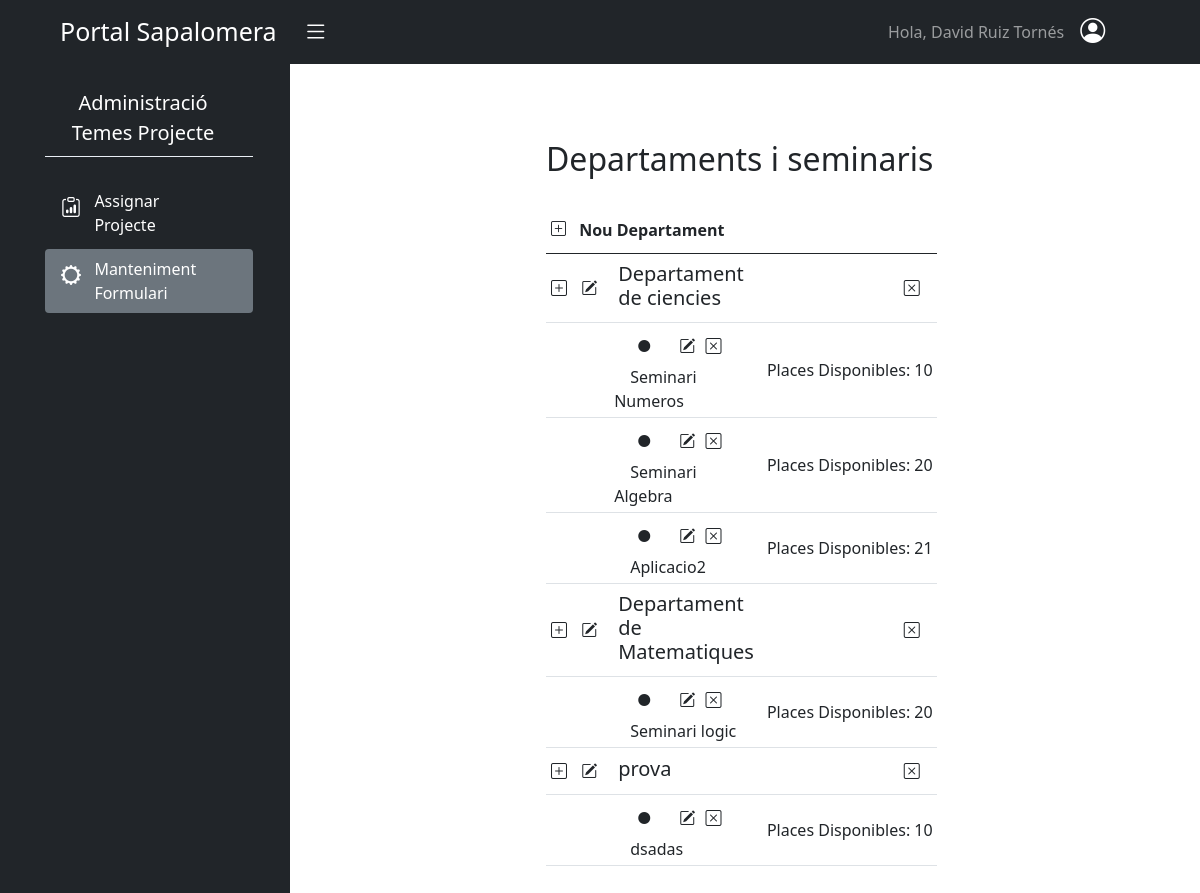
Page /batxilleratProjecte/mantenimentFormulari/ (signed in) on the earlier database version.
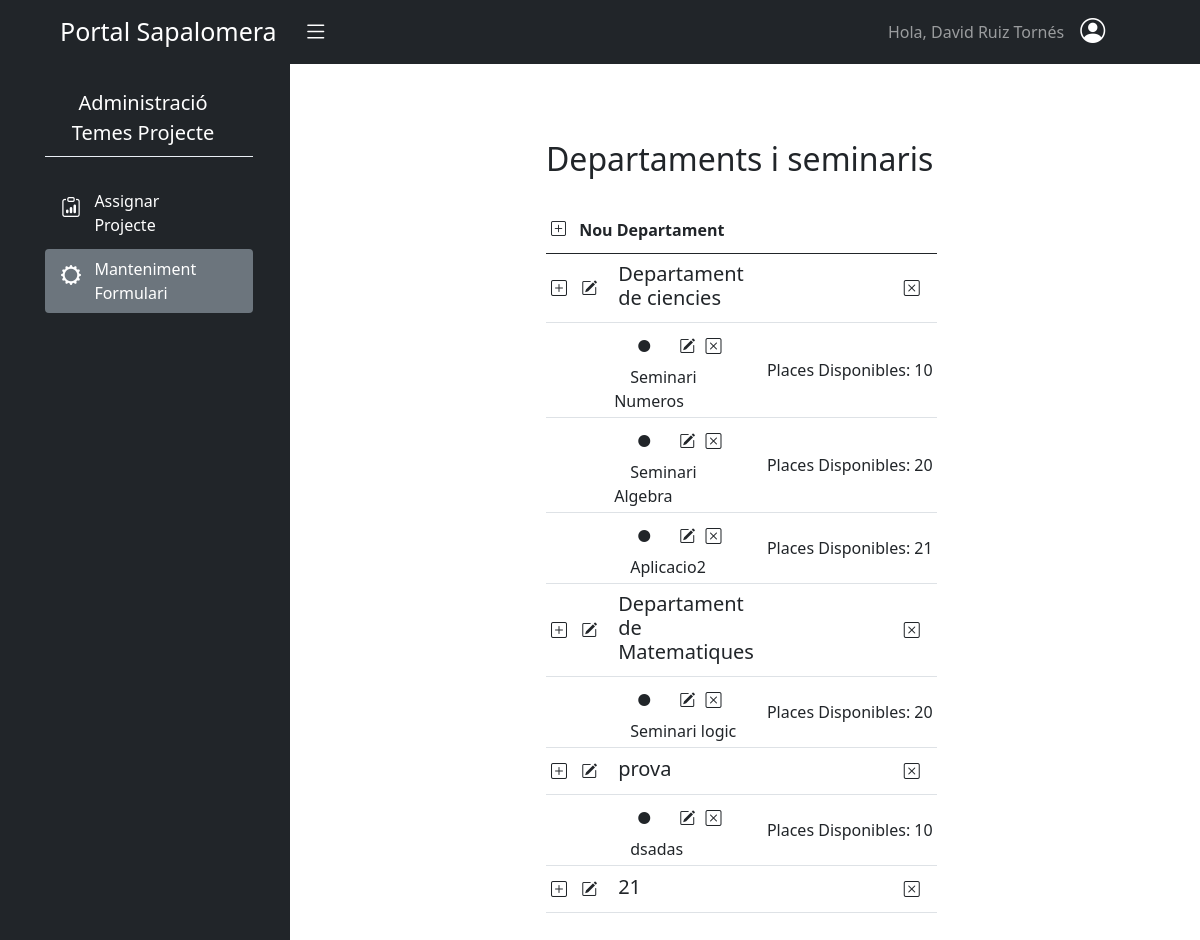
Same page on the later database version.
### batx_seminaris/models.py (models this page shows, shortened)
class Departament(models.Model):
    nom = models.CharField(max_length=100)

class Seminari(models.Model):
    nom = models.CharField(max_length=100)
    departament = models.ForeignKey(Departament, on_delete=models.CASCADE)
    places = models.PositiveSmallIntegerField()

### batx_seminaris/views.py (the view)
# urls.py: path('mantenimentFormulari/', MantenimentFormulari.as_view(), name='manteniment-formulari'),
class MantenimentFormulari(LoginRequiredMixin, generic.ListView):
    template_name = "batx_seminaris/manteniment_formulari.html"
    context_object_name = "llista_manteniment"
    queryset = Departament.objects.all()

### batx_seminaris/templates/batx_seminaris/manteniment_formulari.html (shortened to what the changed rows need)
{% extends "base.html" %}
{% load crispy_forms_tags %}
{% load static %}
{% block content %}
<div id="wrapper">
    <div class="container-fluid">
        <div id="page-content-wrapper" class="overflow-auto" style="height:92vh">
            <div class="container-fluid">
                <div class="col pt-2" style="margin-left: 200px; margin-bottom: 100px;" >
                    <div class="container">
                        <h2 class="pt-5 pb-4">Departaments i seminaris</h2>
                        <div class="row">
                            <div class="col-md-8">
                                <table class="table-responsive  table table-sm table-hover">
                                    <thead class="align-middle">
                                        <tr>
                                            <th colspan="4">
                                                <button onclick="obrir_modal_crear_departament('{% url 'batxSeminaris:crear-departament' %}')" class="btn shadow-none p-0 pb-2 pe-2"> <i  class="bi bi-plus-square align-middle" style="font-size:15px;"></i></button>
                                                Nou Departament
                                            </th>
                                        </tr>
                                    </thead>
                                    <tbody>
                                        {% for departament in llista_manteniment %}
                                            <tr class="align-middle">
                                                <td class="text-nowrap" style="width: 5%;">
                                                    <button onclick="obrir_modal_crear_seminari('{% url 'batxSeminaris:crear-seminari' %}');reply_click(this.value);" value="{{ departament.id}}" id="botoCrearSeminari" class="btn shadow-none px-0"> <i class="bi bi-plus-square"></i></button>
                                                    <button onclick="obrir_modal_modificar_departament('{% url 'batxSeminaris:modificar-departament' departament.id %}')" class="btn shadow-none px-2"> <i class="bi bi-pencil-square"></i></button>
                                                </td>
                                                <td colspan="2" class="pt-2 px-2" style="text-align:left;"><h5>{{departament.nom}}</h5></td>
                                                <td style="text-align:right" >
                                                    <button onclick="obrir_modal_eliminar_departament('{% url 'batxSeminaris:eliminar-departament' departament.id %}')" class="btn shadow-none"> <i class="bi bi-x-square"></i></button>
                                                </td>
                                            </tr>
                                            {% for seminari in departament.seminari_set.all %}
                                                <tr class="align-middle borderless">
                                                    <td></td>
                                                    <td colspan="2">
                                                        <i class="bi bi-circle-fill px-4" style="font-size:12px;"></i>
                                                        <button onclick="obrir_modal_modificar_seminari('{% url 'batxSeminaris:modificar-seminari' seminari.id %}')" class="btn shadow-none px-0"> <i class="bi bi-pencil-square"></i></button>
                                                        <button onclick="obrir_modal_eliminar_seminari('{% url 'batxSeminaris:eliminar-seminari' seminari.id %}')" class="btn shadow-none px-0 ps-1"> <i class="bi bi-x-square"></i></button>
                                                        <span class="ps-3 pt-3">{{seminari.nom}}</span>
                                                    </td>
                                                    <td class="text-nowrap" style="text-align:right">
                                                        Places Disponibles: {{seminari.places}}
                                                    </td>
                                                </tr>
                                            {% endfor %}
                                        {% endfor %}
                                    </tbody>
                                </table>
                            </div>
                        </div>
                    </div>
                </div>
            </div>
        </div>
    </div>
</div>
{% endblock %}

Differences in the rows shown:
added Departament: {{ departament.id }} 13 (drawn), nom "21"
